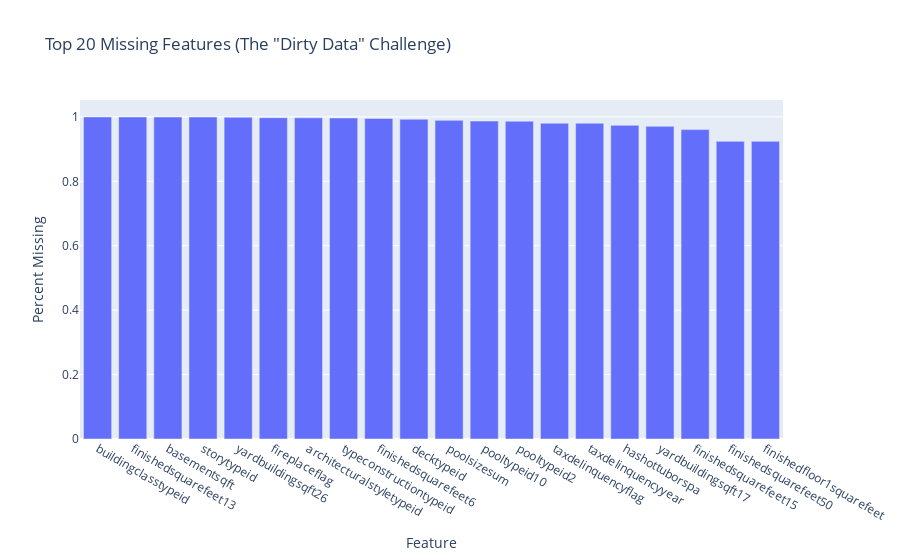

The notebook cell this image was saved under:
### Code cell
import plotly.express as px

# ==========================================
# 3. MISSING VALUE ANALYSIS
# ==========================================
# Calculate missing percentage per column
missing = df.isnull().sum() / len(df)
missing = missing[missing > 0].sort_values(ascending=False)

print(f"Columns with missing data: {len(missing)}")

# Visualize the "Sparseness" (Great for the report)
fig = px.bar(x=missing.index[:20], y=missing.values[:20], 
             labels={'x':'Feature', 'y':'Percent Missing'},
             title='Top 20 Missing Features (The "Dirty Data" Challenge)')
fig.show()

# ==========================================
# 4. DOMAIN-SPECIFIC IMPUTATION
# ==========================================
print("\nApplying Smart Imputation...")

# A. The "Assumption of Zero" (NaN implies feature doesn't exist)
# If 'poolcnt' is missing, the house likely has no pool.
zero_fill_cols = [
    'poolcnt', 'pooltypeid2', 'pooltypeid7', 'pooltypeid10', 'hashottuborspa', 
    'decktypeid', 'finishedsquarefeet6', 'finishedsquarefeet12', 'finishedsquarefeet13', 
    'finishedsquarefeet15', 'finishedsquarefeet50', 'fireplacecnt', 
    'garagecarcnt', 'garagetotalsqft', 'threequarterbathnbr', 'numberofstories'
]

for col in zero_fill_cols:
    if col in df.columns:
        df[col] = df[col].fillna(0)

# B. The "Assumption of Average" (Must have a value)
# If 'taxamount' is missing, we fill with the median (robust to outliers).
df['taxvaluedollarcnt'] = df['taxvaluedollarcnt'].fillna(df['taxvaluedollarcnt'].median())
df['structuretaxvaluedollarcnt'] = df['structuretaxvaluedollarcnt'].fillna(df['structuretaxvaluedollarcnt'].median())
df['landtaxvaluedollarcnt'] = df['landtaxvaluedollarcnt'].fillna(df['landtaxvaluedollarcnt'].median())
df['taxamount'] = df['taxamount'].fillna(df['taxamount'].median())

# C. Mode Imputation (Categorical / Location)
# If zip code is missing, use the most common one.
df['regionidzip'] = df['regionidzip'].fillna(df['regionidzip'].mode()[0])
df['yearbuilt'] = df['yearbuilt'].fillna(df['yearbuilt'].median())

# D. Drop columns that are still >90% empty (Too risky to impute)
remaining_missing = df.isnull().sum() / len(df)
drop_cols = remaining_missing[remaining_missing > 0.90].index.tolist()
print(f"Dropping {len(drop_cols)} columns with >90% missing data: {drop_cols}")
df = df.drop(columns=drop_cols)

print(f"✅ Cleanup Complete. New Shape: {df.shape}")

### Figure 1 — Plotly figure (JSON) as saved in the notebook; plotly's stock layout.template omitted (floating-point values rounded to 4 significant figures)
{"data": [{"hovertemplate": "Feature=%{x}<br>Percent Missing=%{y}<extra></extra>", "legendgroup": "", "marker": {"color": "#636efa", "pattern": {"shape": ""}}, "name": "", "orientation": "v", "showlegend": false, "textposition": "auto", "type": "bar", "x": ["buildingclasstypeid", "finishedsquarefeet13", "basementsqft", "storytypeid", "yardbuildingsqft26", "fireplaceflag", "architecturalstyletypeid", "typeconstructiontypeid", "finishedsquarefeet6", "decktypeid", "poolsizesum", "pooltypeid10", "pooltypeid2", "taxdelinquencyflag", "taxdelinquencyyear", "hashottuborspa", "yardbuildingsqft17", "finishedsquarefeet15", "finishedsquarefeet50", "finishedfloor1squarefeet"], "xaxis": "x", "y": [0.9998, 0.9996, 0.9995, 0.9995, 0.9989, 0.9975, 0.9971, 0.9967, 0.9953, 0.9927, 0.9893, 0.9871, 0.9867, 0.9802, 0.9802, 0.9738, 0.9707, 0.9605, 0.9241, 0.9241], "yaxis": "y"}], "layout": {"barmode": "relative", "legend": {"tracegroupgap": 0}, "title": {"text": "Top 20 Missing Features (The \"Dirty Data\" Challenge)"}, "xaxis": {"anchor": "y", "domain": [0, 1], "title": {"text": "Feature"}}, "yaxis": {"anchor": "x", "domain": [0, 1], "title": {"text": "Percent Missing"}}}}
